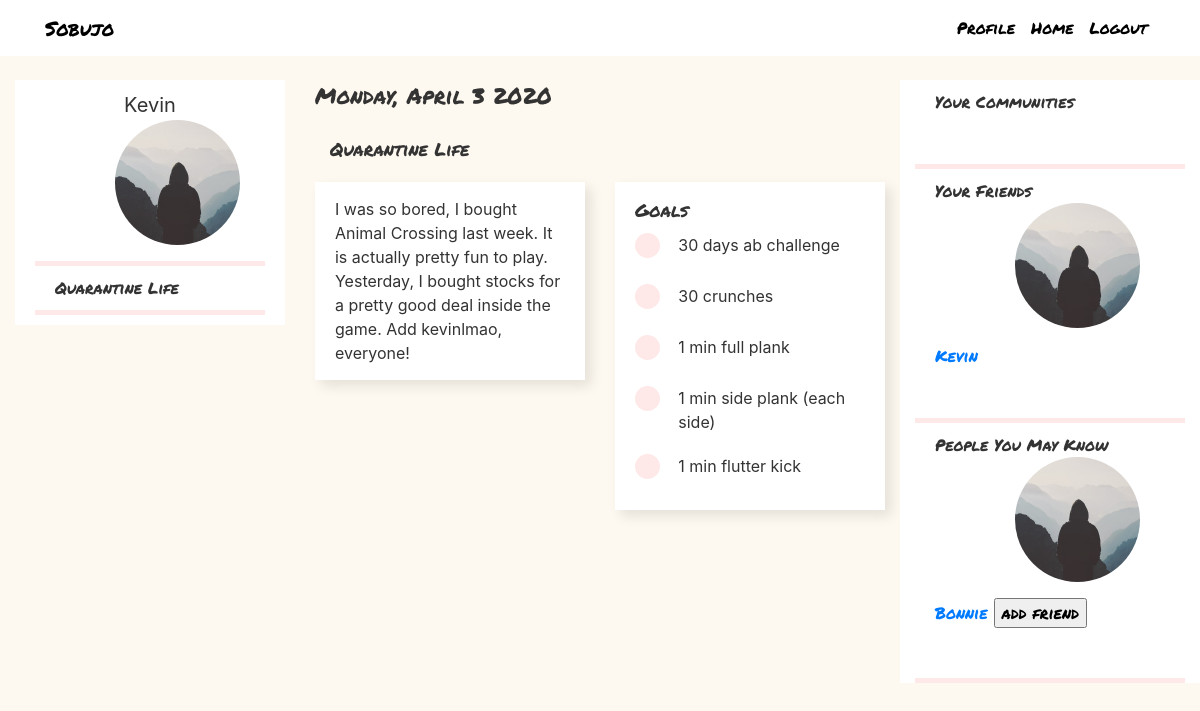
The app's page /journal/2 (signed in), older data.
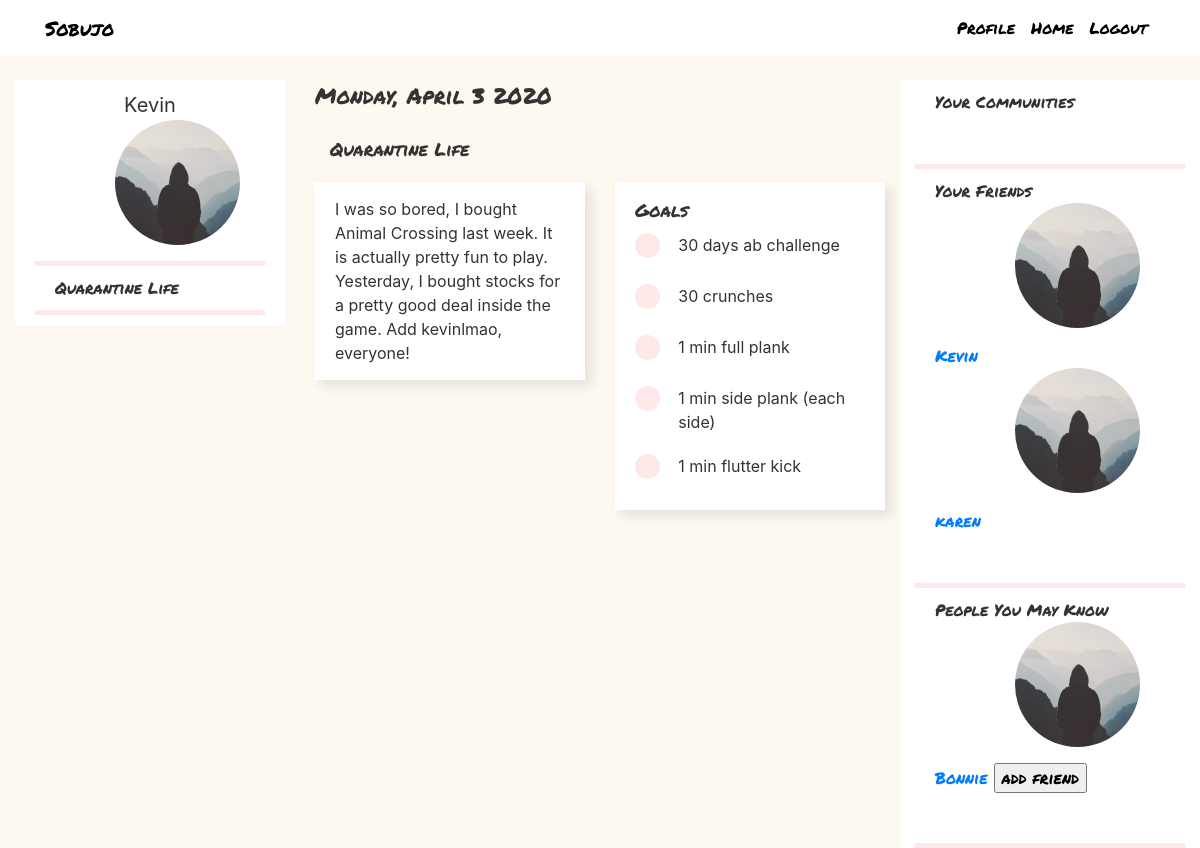
The same page, newer data.
### flaskblog/models.py (models this page shows, shortened)
class Page(db.Model):
    id = db.Column(db.Integer, primary_key=True)
    user_id = db.Column(db.Integer, db.ForeignKey('user.id')) # can be nullable
    community_id = db.Column(db.Integer, db.ForeignKey('community.id')) # can be nullable
    title = db.Column(db.String(100), nullable=False)
    entries = db.relationship("Entry", backref="page")
    goals = db.relationship("Goal", backref="page")

class Entry(db.Model):
    id = db.Column(db.Integer, primary_key=True)
    page_id = db.Column(db.Integer, db.ForeignKey('page.id'), nullable=False)
    text = db.Column(db.String(500), nullable=False)
    comments = db.relationship("Comment", backref="entry")

class Goal(db.Model):
    id = db.Column(db.Integer, primary_key=True)
    page_id = db.Column(db.Integer, db.ForeignKey('page.id'), nullable=False)
    text = db.Column(db.String(500), nullable=False)
    comments = db.relationship("Comment", backref="goal")

class User(db.Model, UserMixin):
    id = db.Column(db.Integer, primary_key=True)
    username = db.Column(db.String(20), unique=True, nullable=False)
    email = db.Column(db.String(120), unique=True, nullable=False)
    image_file = db.Column(db.String(20), nullable=False, default='default.jpg')
    password = db.Column(db.String(60), nullable=False)
    pages = db.relationship("Page", backref="user")
    friends = db.relationship("User", secondary=friendship,
                           primaryjoin=id==friendship.c.friend_a_id,
                           secondaryjoin=id==friendship.c.friend_b_id)
    community = db.relationship("Community", secondary=membership, backref="members")
    comments = db.relationship("Comment", backref="author") # received

### flaskblog/routes.py (the view)
@app.route("/journal/<int:user_id>")
@login_required
def spectate(user_id):
    users = User.query.all()
    users = [user for user in users if user.id != current_user.id and user not in current_user.friends]
    if user_id == current_user.id:
        return redirect(url_for('home'))
    other_user = User.query.filter_by(id=user_id).first()
    pages = Page.query.filter_by(user_id=user_id).all()
    entries = {}
    goals = {}
    for page in pages:
        entries[page.id] = Entry.query.filter_by(page_id=page.id).all()
        goals[page.id] = Goal.query.filter_by(page_id=page.id).all()
    image_file = url_for('static', filename='profile_pics/' + other_user.image_file)
    return render_template('other_profile.html', pages=pages, entries=entries, goals=goals,
                    image_file=image_file, other_user=other_user, users=users)

### flaskblog/models.py (called while the page is built)
@login_manager.user_loader
def load_user(user_id):
    return User.query.get(int(user_id))

### flaskblog/templates/other_profile.html (shortened to what this page needs)
{% extends "layout.html" %}
{% block content %}
<div class="row">
    <div class="col-md-4">
        <div class="content-section">
            <div class="account-heading">{{ other_user.username }}</div>
            <img class="rounded-circle account-img" src="{{ image_file }}">
            <div class="pink-divider"></div>
            {% for page in pages %}
            <div class="sidebar-journal">{{page.title}}</div>
            <div class="pink-divider"></div>
            {% endfor %}
        </div>
    </div>
    <div class="col-md-8">
        <div class="date-style">Monday, April 3 2020</div>
        <br>
        {% for page in pages %}
        <div class="row">
            <div class="header-style">{{ page.title }} </div>
        </div>
        <div class="row">
            <div class="col-md-6">
                <div class="entry-section">
                    {% for entry in entries.get(page.id) %}
                    <div class="entry-style"> {{ entry.text }} </div>
                    {% endfor %}
                </div>
            </div>
            <div class="col-md-6">
                <div class="entry-style">
                    <div class="goal-style"> Goals </div>
                    {% for goal in goals.get(page.id) %}
                    <div class="row individual-goal">
                        <div class="col-md-2">
                            <div class="dot"></div>
                        </div>
                        <div class="col-md-10">
                            <div> {{ goal.text }} </div>
                        </div>
                    </div>
                    {% endfor %}
                </div>
            </div>
        </div>
    {% endfor %}
    </div>
</div>
{% endblock content %}

### flaskblog/templates/layout.html (shortened to what this page needs)
<!DOCTYPE html>
<html>
<head>
    <link rel="stylesheet" href="https://maxcdn.bootstrapcdn.com/bootstrap/4.0.0/css/bootstrap.min.css">
    <link rel="stylesheet" type="text/css" href="{{ url_for('static', filename='main.css') }}">
</head>
<body>
    <header class="site-header">
      <nav class="navbar navbar-expand-md navbar-dark bg-steel fixed-top">
        <div class="container">
          <a class="title-style mr-4" href="/">Sobujo</a>
          <div class="collapse navbar-collapse" id="navbarToggle">
            <div class="navbar-nav">
              {% if current_user.is_authenticated %}
                <a class="nav-item nav-link" href="{{ url_for('journal') }}">Profile</a>
                <a class="nav-item nav-link" href="{{ url_for('home') }}">Home</a>
                <a class="nav-item nav-link" href="{{ url_for('logout') }}">Logout</a>
              {% else %}
                <a class="nav-item nav-link" href="{{ url_for('login') }}">Login</a>
                <a class="nav-item nav-link" href="{{ url_for('register') }}">Register</a>
              {% endif %}
            </div>
          </div>
        </div>
      </nav>
    </header>
    <main role="main" class="container-fluid">
      <div class="row">
        <div class="col-md-9">
          {% block content %}{% endblock %}
        </div>
        {% if current_user.is_authenticated %}
          <div class="col-md-3 bg-steel">
            <div class="sidebar-section">
              Your Communities
            </div>
            <div class="pink-divider"></div>
            <div class="sidebar-section">
              Your Friends
              {% for friend in current_user.friends %}
                <img class="rounded-circle account-img" src="/static/profile_pics/{{ current_user.image_file }}">
                <a href="{{ url_for('spectate', user_id=friend.id) }}"> {{ friend.username }} </a>
                {% endfor %}
            </div>
            <div class="pink-divider"></div>
            <div class="sidebar-section">
              People You May Know
              {% for user in users %}
                <img class="rounded-circle account-img" src="/static/profile_pics/{{ user.image_file }}">
                <a href="{{ url_for('spectate', user_id=user.id) }}"> {{ user.username }} </a>
                <input type="button" value="add friend" onclick="addFriend({{user.id}})">
                {% endfor %}
            </div>
            <div class="pink-divider"></div>
          </div>
        {% endif %}
      </div>
    </main>
</body>
</html>

Row changes from the older to the newer data that the page shows:
added User: image_file (placeholder picture), username "karen"
